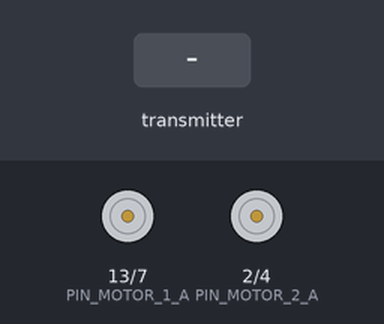
Bench run of a sketch on a simulated Arduino Uno, built with avr-gcc and run on an emulated ATmega328P. On the bench: motor-driver pin pairs drawn as motors (green arrow = first pin HIGH = forward, orange = second pin HIGH = backward, longer = more drive, scaled by the enable pin). The test bench sets the inputs (shaded band).

Above: at 1.2 s.
1.3 s: the transmitter starts sending readChannel.0 = 1000
At 2.1 s:
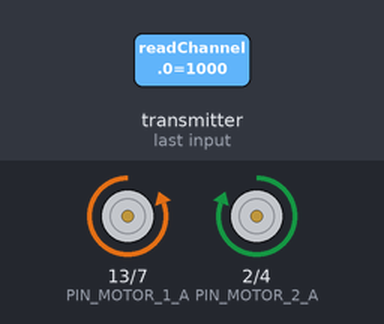
2.8 s: the transmitter starts sending readChannel.1 = 1000
At 3.2 s:
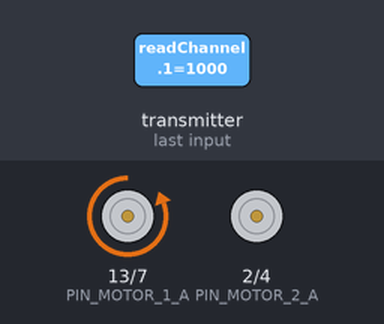
4.3 s: the transmitter starts sending readChannel.0 = 1250
At 5.5 s:
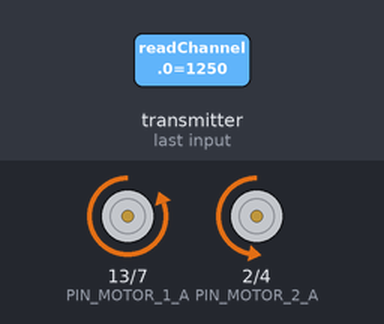
5.8 s: the transmitter starts sending readChannel.1 = 1500
At 6.9 s:
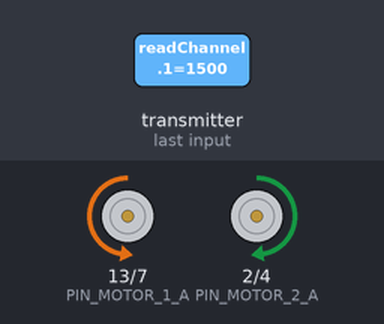
7.3 s: the transmitter starts sending readChannel.0 = 2000
At 8.0 s:
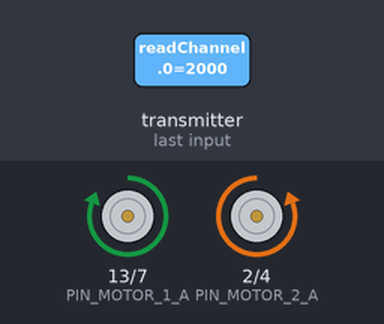
8.8 s: the transmitter starts sending readChannel.1 = 1250
At 9.1 s:
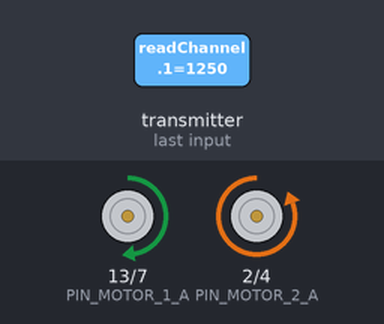
Timing chart, 0 to 11.3 s (numbered marks = the images above; inputs shaded):
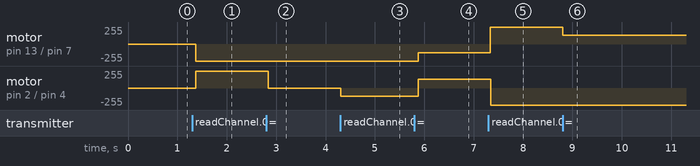

Measured:
- after the input at 1.3 s, motor on pin 13 (PIN_MOTOR_1_A) / pin 7 (PIN_MOTOR_1_B): stopped → backward 255/255 after 0.07 s; motor on pin 2 (PIN_MOTOR_2_A) / pin 4 (PIN_MOTOR_2_B): stopped → forward 255/255 after 0.07 s
- after the input at 2.8 s, motor on pin 2 (PIN_MOTOR_2_A) / pin 4 (PIN_MOTOR_2_B): forward 255/255 → stopped at once
- after the input at 4.3 s, motor on pin 2 (PIN_MOTOR_2_A) / pin 4 (PIN_MOTOR_2_B): stopped → backward 127/255 at once
- after the input at 5.8 s, motor on pin 13 (PIN_MOTOR_1_A) / pin 7 (PIN_MOTOR_1_B): backward 255/255 → backward 128/255 after 0.08 s; motor on pin 2 (PIN_MOTOR_2_A) / pin 4 (PIN_MOTOR_2_B): backward 127/255 → forward 128/255 after 0.08 s
- after the input at 7.3 s, motor on pin 13 (PIN_MOTOR_1_A) / pin 7 (PIN_MOTOR_1_B): backward 128/255 → forward 255/255 at once; motor on pin 2 (PIN_MOTOR_2_A) / pin 4 (PIN_MOTOR_2_B): forward 128/255 → backward 255/255 at once
- after the input at 8.8 s, motor on pin 13 (PIN_MOTOR_1_A) / pin 7 (PIN_MOTOR_1_B): forward 255/255 → forward 128/255 at once

The sketch:

basic_controls.ino
```cpp
#include <IBusBM.h>
#include <Servo.h>


/*
  Move Front Back Left Right using Channel 1 and Channel 2.
  This controls the Hbridge
*/

IBusBM IBus; // IBus object
int PIN_MOTOR_1_A = 13; // IN1
int PIN_MOTOR_1_B = 7; // IN2
int PIN_MOTOR_2_A = 2; // IN3
int PIN_MOTOR_2_B = 4; // IN4
int PIN_MOTOR_1_PWM = 5; //ENA
int PIN_MOTOR_2_PWM = 3; //ENB

void setup() {
  // put your setup code here, to run once:
  pinMode(PIN_MOTOR_1_A, OUTPUT);
  pinMode(PIN_MOTOR_1_B, OUTPUT);
  pinMode(PIN_MOTOR_2_A, OUTPUT);
  pinMode(PIN_MOTOR_2_B, OUTPUT);
  pinMode(PIN_MOTOR_1_PWM, OUTPUT);
  pinMode(PIN_MOTOR_2_PWM, OUTPUT);
  digitalWrite(PIN_MOTOR_1_A, LOW);
  digitalWrite(PIN_MOTOR_1_B, LOW);
  digitalWrite(PIN_MOTOR_2_A, LOW);
  digitalWrite(PIN_MOTOR_2_B, LOW);
  digitalWrite(PIN_MOTOR_1_PWM, 0);
  digitalWrite(PIN_MOTOR_2_PWM, 0);
  IBus.begin(Serial);    // iBUS connected to Serial0 - change to Serial1 or Serial2 port when required
  Serial.println("Start IBus2PWM");
}

int array_value[10] = {0}; // all elements 0

int transform_raw_to_xy(int value) {
  if(value > 0){
    /* Transform 1000us to 2000us values from flysky RX to -255 to 255 */
    float result = (value - 1500.0) * 255 / 500;
    int result_int = round(result);
    return result_int;
  }
  else {
    return 0;
  }
}

int round_to_255(int value) {
    if (value > 255) {
      return 255;
    }
    else if (value < -255) {
      return -255;
    }
    else {
      return value;
    }
}

int move_motor(int value_x, int value_y) {
  int motor_left = round_to_255(value_x + value_y);
  int motor_right = round_to_255(value_y - value_x);
  change_motor_direction(motor_left, PIN_MOTOR_1_A, PIN_MOTOR_1_B);
  change_motor_speed(abs(motor_left), PIN_MOTOR_1_PWM);
  change_motor_direction(motor_right, PIN_MOTOR_2_A, PIN_MOTOR_2_B);
  change_motor_speed(abs(motor_right), PIN_MOTOR_2_PWM);
}

int change_motor_direction(int direction, int pin_a, int pin_b) {
  if (direction > 0) {
    digitalWrite(pin_a, HIGH);
    digitalWrite(pin_b, LOW);
  }
  else if (direction < 0) {
    digitalWrite(pin_a, LOW);
    digitalWrite(pin_b, HIGH);
  }
  else {
    digitalWrite(pin_a, LOW);
    digitalWrite(pin_b, LOW);
  }
}

int change_motor_speed(int speed, int pin_pwm) {
  Serial.print("Write:");
  Serial.print(pin_pwm);
  Serial.print("=");
  Serial.print(speed);
  analogWrite(pin_pwm, speed);
}

void loop() {
  int bool_changed = 0;
  int value_raw;
  int value;
  for (int channel = 0; channel < 10; channel++) {
    value_raw = IBus.readChannel(channel); // get latest value for servo channel 1
    value = transform_raw_to_xy(value_raw);
    if (value_raw > 0 && array_value[channel] != value) {
      array_value[channel] = value;
      switch(channel) {
        case 0:
          move_motor(array_value[0], array_value[1]);
          break;
        case 1:
          move_motor(array_value[0], array_value[1]);
          break;
        case 2:
          break;
        case 3:
          break;
        case 4:
          break;
        case 5:
          break;
        case 6:
          break;
        case 7:
          break;
        case 8:
          break;
        case 9:
          break;
      }
      bool_changed = 1;
      Serial.print("CH");
      Serial.print(channel);
      Serial.print(":");
      Serial.print(value_raw);
      if (channel == 0) {
        Serial.print("=");
        Serial.print(value);
      }
      if (channel == 1) {
        Serial.print("=");
        Serial.print(value);
      }
      Serial.print(" ");
    }
  }
  if(bool_changed) {
    Serial.println("");
  }
  delay(100);
}
```
